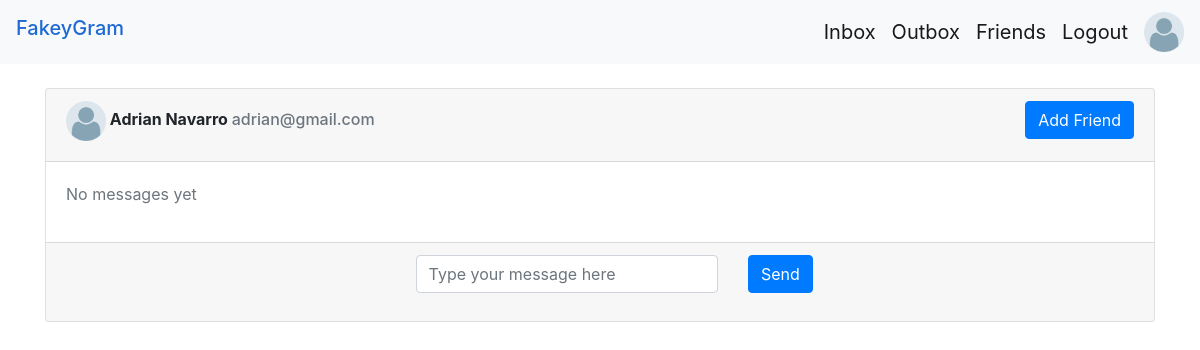
The app's page /message.php?receiver=adrian@gmail.com (signed in) with its own data.
### tables this page shows
CREATE TABLE `users` (
  `id` int(100) NOT NULL,
  `email` varchar(255) NOT NULL,
  `name` varchar(255) NOT NULL,
  `password` varchar(255) NOT NULL,
  `pfp` varchar(255) DEFAULT 'default.png',
  `status` varchar(255) DEFAULT 'NOT SET',
  `age` varchar(255) DEFAULT 'NOT SET'
);

### message.php (the view, shortened to what this page needs)
<?php
    include('scripts/db.php');
    if(!isset($_SESSION['email'])) {
        header('Location: ./index.php');
    } else {
        $email = $_SESSION['email'];
    }
    $receiver = $_GET['receiver'];
?>
<!DOCTYPE html>
<html>
<head>
    <link rel="stylesheet" href="extra/css/message.css">
    <link rel="stylesheet" href="https://cdnjs.cloudflare.com/ajax/libs/font-awesome/5.14.0/css/all.min.css" />
    <link rel="stylesheet" href="https://stackpath.bootstrapcdn.com/bootstrap/4.5.2/css/bootstrap.min.css">
</head>
<body>
        <nav class="navbar navbar-expand-lg navbar-light bg-light">
  <h4 style="color :#1e69d4;" class="navbar-brand">FakeyGram</h4>
  <div class="collapse navbar-collapse" id="navbarSupportedContent">
    <ul class="navbar-nav ml-auto">
      <li class="nav-item active">
        <a class="navbar-brand" href="./chats.php">Inbox </a>
      </li>
      <li class="nav-item active">
        <a class="navbar-brand" href="./outbox.php">Outbox </a>
      </li>
      <li class="nav-item active">
        <a class="navbar-brand" href="./friends.php">Friends</a>
      </li>
      <li class="nav-item">
        <a class="navbar-brand" href="./logout.php">Logout</a>
      </li>
      <?php
        $getUser = "SELECT * FROM users WHERE email = '$email'";
        $getUserStatus = mysqli_query($conn,$getUser) or die(mysqli_error($conn));
        $getUserRow = mysqli_fetch_assoc($getUserStatus);
      ?>
      <li class = "nav-item">
        <a href="profile.php?user=<?=$email?>">
          <img src="./pfp/<?=$getUserRow['pfp']?>" alt="Profile image" width = "40" class = "dropdown"/>
        </a>
      </li>
  </div>
</nav>
    <div class="container">
        <?php
            $getReceiver = "SELECT * FROM users WHERE email = '$receiver'";
            $getReceiverStatus = mysqli_query($conn,$getReceiver) or die(mysqli_error($conn));
            $getReceiverRow = mysqli_fetch_assoc($getReceiverStatus);
            $received_by = $getReceiverRow['name'];
            $user_id = $getUserRow['id'];
            $receiver_id = $getReceiverRow['id'];
            $checkExist = "SELECT * FROM friendship WHERE (fromWho = '$user_id' AND toWho = '$receiver_id') OR  (fromWho = '$receiver_id' AND  toWho ='$user_id')";
            $checkExistStatus = mysqli_query($conn,$checkExist);
            $getExistRow = mysqli_fetch_assoc($checkExistStatus);
            if($getExistRow > 0){
                $fStatus = $getExistRow['fStatus'];
            }else{
                $fStatus = 'N';
            }
        ?>
        <div class="card mt-4">
            <div class="card-header">
                <h6><img src="./pfp/<?=$getReceiverRow['pfp']?>" alt="Profile image" width = "40"/><strong> <?=$received_by?>  </strong><span class="text-muted"><?= $getReceiverRow['email']?></span>
              <?php
                    if($fStatus == 'N'){
                ?>
                <a style ="float:right;" href="./scripts/addFriend.php?receiver=<?=$receiver?>"> <button  type = "submit" class="btn btn-primary">Add Friend</button> </a>
                <?php
                    }
                ?>
            </h6>
            </div>
            <?php
                $getMessage = "SELECT * FROM messages WHERE sent_by = '$receiver' AND received_by = '$email' OR sent_by = '$email' AND received_by = '$receiver' ORDER BY createdAt asc";
                $getMessageStatus = mysqli_query($conn,$getMessage) or die(mysqli_error($conn));
                if(mysqli_num_rows($getMessageStatus) > 0) {
                    while($getMessageRow = mysqli_fetch_assoc($getMessageStatus)) {
                        $message_id = $getMessageRow['id'];
                        $date = $getMessageRow['createdAt'];
                        $year = substr($date,0,4);
                        $month =substr($date,5,2);
                        $day = substr($date,8,2);
                        if(date('Y') == $year){
                            $writtenDate = substr($date,5);
                            if(date('m') == $month){
                                $writtenDate = substr($date,8);
                            }
                            if(date('d') == $day){
                                $writtenDate = substr($date,10);
                            }
                        }else{
                            $writtenDate = $date;
                        }
                        $sent_by = $getMessageRow['sent_by'];
                        $getName = "SELECT name FROM users WHERE email = '$sent_by'";
                        $getNameStatus = mysqli_query($conn,$getName);
                        $getNameRow = mysqli_fetch_assoc($getNameStatus);
                        if($sent_by == $email){
            ?>
            <div class="card-body" style="float: right;">
                <div class="message-box ml-4" style="float:right; background-color:lightgray">
                    <p class="text-center"><?=$getMessageRow['message']?> </p><span style="float: right; opacity:0.7;font-size:0.7em; margin-top:-5%"><?=$writtenDate?></span>
                </div>
            </div>
            <?php
                        }else{
            ?>
            <div class="card-body">
                <div class="message-box ml-4;" >
                    <p class="text-center"><?=$getMessageRow['message']?></p><span style="float: right;opacity:0.7; font-size:0.7em"><?=$writtenDate?></span>
                </div>
            </div>
            <?php
                        }
                    }
                } else {
            ?>
            <div class="card-body">
                    <p class = "text-muted">No messages yet</p>
            </div>
            <?php
                }
            ?>
            <div class="card-footer text-center">
            <form action="scripts/send.php" method = "POST" style = "display: inline-block">
                <div class="row">
                        <div class="col-md-10">
                            <div class="form-group">
                                <input type="text" name = "message" id = "message" class="form-control" placeholder = "Type your message here" autocomplete="off" required/>
                            </div>
                        </div>
                        <div class="col-md-2">
                            <button type = "submit" class="btn btn-primary">Send</button>
                        </div>
            </form>
                    </div>
            </div>
        </div>
</body>
</html>

### records on screen
users: pfp (placeholder picture)
users: pfp (placeholder picture), name "Adrian Navarro", email "adrian@gmail.com"
